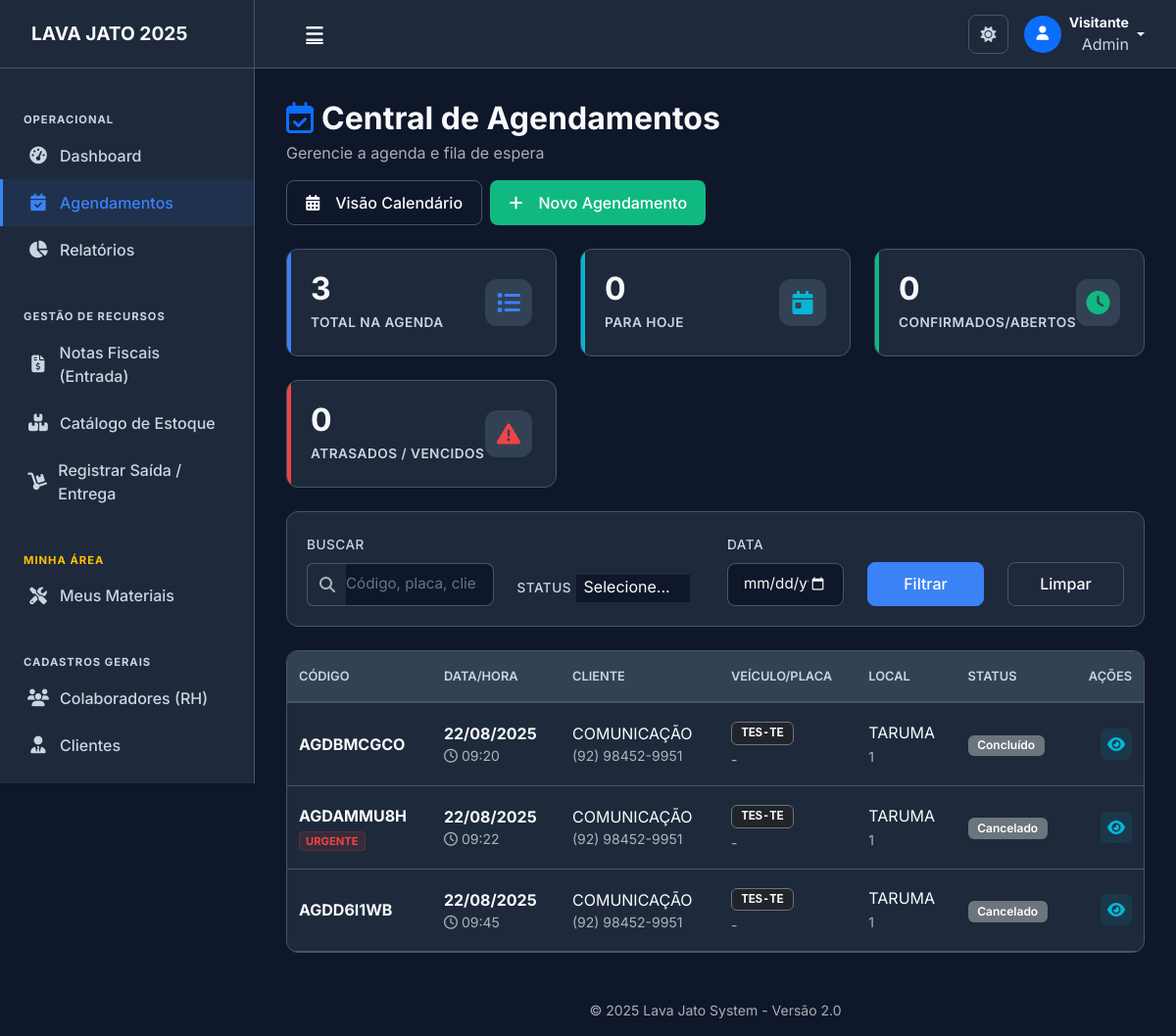
The app's page /agendamentos/, older data.
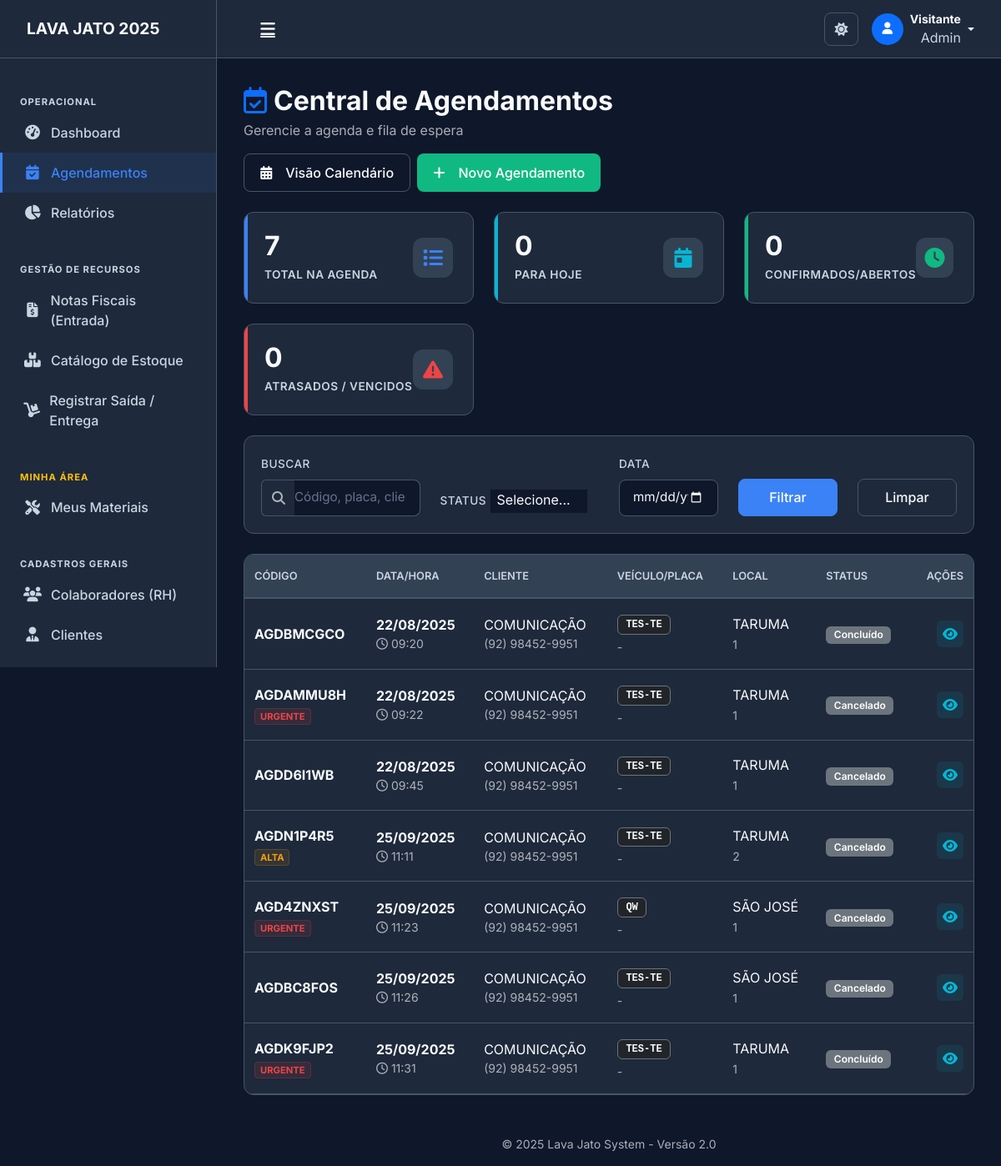
The same page, newer data.
### lavagens/agendamento_models.py (models this page shows, shortened)
class Agendamento(models.Model):
    STATUS_CHOICES = [
        ("AGENDADO", "Agendado"),
        ("CONFIRMADO", "Confirmado"),
        ("EM_ANDAMENTO", "Em Andamento"),
        ("CONCLUIDO", "Concluído"),
        ("CANCELADO", "Cancelado"),
        ("NAO_COMPARECEU", "Não Compareceu"),
    ]
    PRIORIDADE_CHOICES = [
        ("BAIXA", "Baixa"),
        ("NORMAL", "Normal"),
        ("ALTA", "Alta"),
        ("URGENTE", "Urgente"),
    ]
    codigo = models.CharField("Código", max_length=20, unique=True)
    cliente = models.ForeignKey(
        Cliente,
        on_delete=models.PROTECT,
        related_name="agendamentos",
        help_text="Cliente que solicitou o agendamento"
    )
    veiculo = models.ForeignKey(
        Veiculo,
        on_delete=models.PROTECT,
        related_name="agendamentos",
        null=True,
        blank=True,
        help_text="Veículo a ser lavado (opcional se apenas placa)"
    )
    base = models.ForeignKey(
        'lavagens.Base',
        on_delete=models.PROTECT,
        related_name="agendamentos" # Nome da relação pode ser simples
    )
    local = models.CharField("Local", max_length=100, blank=True)
    tipo_lavagem = models.ForeignKey(
        'lavagens.TipoLavagem',
        on_delete=models.PROTECT,
        related_name="agendamentos"
    )
    transporte_equipamento = models.ForeignKey(
        'lavagens.TransporteEquipamento',
        on_delete=models.PROTECT,
        related_name="agendamentos"
    )
    lavadores = models.ManyToManyField(
        Lavador,
        related_name="agendamentos",
        blank=True,  # blank=True permite que o agendamento seja salvo sem lavadores
        help_text="Lavadores designados (opcional)"
    )
    placa_veiculo = models.CharField("Placa do Veículo", max_length=10)
    data_agendamento = models.DateField("Data do Agendamento")
    hora_agendamento = models.TimeField("Hora do Agendamento")
    duracao_estimada = models.PositiveIntegerField(
        "Duração Estimada (minutos)",
        default=30,
        help_text="Tempo estimado para conclusão da lavagem"
    )
    status = models.CharField("Status", max_length=20, choices=STATUS_CHOICES, default="AGENDADO")
    prioridade = models.CharField("Prioridade", max_length=10, choices=PRIORIDADE_CHOICES, default="NORMAL")
    valor_estimado = models.DecimalField(
        "Valor Estimado",
        max_digits=10,
        decimal_places=2,
        help_text="Valor estimado da lavagem",
        null=True, blank=True
    )
    desconto_agendamento = models.DecimalField(
        "Desconto por Agendamento",
        max_digits=10,
        decimal_places=2,
        default=0,
        help_text="Desconto especial por agendar"
    )
    telefone_contato = models.CharField(
        "Telefone de Contato",
        max_length=20,
        blank=True,
        help_text="Telefone para confirmação do agendamento"
    )
    email_contato = models.EmailField(
        "Email de Contato",
        blank=True,
        help_text="Email para envio de confirmações"
    )
    observacoes = models.TextField("Observações", blank=True)
    observacoes_internas = models.TextField(
        "Observações Internas",
        blank=True,
        help_text="Observações visíveis apenas para funcionários"
    )
    confirmado_em = models.DateTimeField("Confirmado em", null=True, blank=True)
    confirmado_por = models.CharField("Confirmado por", max_length=100, blank=True)
    cancelado_em = models.DateTimeField("Cancelado em", null=True, blank=True)
    motivo_cancelamento = models.TextField("Motivo do Cancelamento", blank=True)
    lavagem = models.OneToOneField(
        "Lavagem",
        on_delete=models.SET_NULL,
        null=True,
        blank=True,
        related_name="agendamento_origem",
        help_text="Lavagem criada a partir deste agendamento"
    )
    class Meta:
        verbose_name = "Agendamento"
        verbose_name_plural = "Agendamentos"
        ordering = ["data_agendamento", "hora_agendamento"]
        unique_together = [
            ["data_agendamento", "hora_agendamento", "local"]
        ]
    @property
    def data_hora_agendamento(self):
        if self.data_agendamento and self.hora_agendamento:
            naive_datetime = datetime.combine(self.data_agendamento, self.hora_agendamento)
            return timezone.make_aware(naive_datetime)
        return None
    @property
    def esta_vencido(self):
        if self.data_hora_agendamento:
            return timezone.now() > self.data_hora_agendamento
        return False
    @property
    def pode_ser_cancelado(self):
        return self.status in ["AGENDADO", "CONFIRMADO"]
    @property
    def pode_iniciar_lavagem(self):
        return self.status in ["AGENDADO", "CONFIRMADO"] and not self.esta_vencido

### clientes/models.py (models this page shows, shortened)
class Cliente(models.Model):
    nome = models.CharField('Nome', max_length=200)
    telefone = models.CharField('Telefone', max_length=20, blank=True)
    email = models.EmailField('E-mail', blank=True)
    observacoes = models.TextField('Observações', blank=True)
    ativo = models.BooleanField('Ativo', default=True)
    class Meta:
        verbose_name = 'Cliente'
        verbose_name_plural = 'Clientes'
        ordering = ['nome']

### lavagens/models.py (models this page shows, shortened)
class Base(models.Model):
    nome = models.CharField(max_length=100, unique=True)
    class Meta:
        verbose_name = "Base"
        verbose_name_plural = "Bases"

### lavagens/agendamento_views.py (the view, shortened to what this page needs)
# urls.py: path('agendamentos/', agendamento_views.agendamentos_dashboard, name='agendamentos_dashboard'),
def agendamentos_dashboard(request):
    status_filter = request.GET.get("status", "")
    data_filter = request.GET.get("data", "")
    busca = request.GET.get("busca", "")
    agendamentos = Agendamento.objects.select_related(
        "cliente", "veiculo", "base", "tipo_lavagem" # Mantém os outros select_related
    ).prefetch_related(
        "lavadores"  # ### CORREÇÃO AQUI ###
    ).all()
    if status_filter:
        agendamentos = agendamentos.filter(status=status_filter)
    if data_filter:
        try:
            data_obj = datetime.strptime(data_filter, "%Y-%m-%d").date()
            agendamentos = agendamentos.filter(data_agendamento=data_obj)
        except ValueError:
            pass
    agendamentos = agendamentos.order_by("data_agendamento", "hora_agendamento")
    paginator = Paginator(agendamentos, 20)
    page_number = request.GET.get("page")
    page_obj = paginator.get_page(page_number)
    hoje = timezone.now().date()
    stats = {
        "total": Agendamento.objects.count(),
        "hoje": Agendamento.objects.filter(data_agendamento=hoje).count(),
        "agendados": Agendamento.objects.filter(status="AGENDADO").count(),
        "confirmados": Agendamento.objects.filter(status="CONFIRMADO").count(),
        "vencidos": Agendamento.objects.filter(
            data_agendamento__lt=hoje,
            status__in=["AGENDADO", "CONFIRMADO"]
        ).count()
    }
    status_choices = Agendamento.STATUS_CHOICES
    context = {
        "page_obj": page_obj,
        "stats": stats,
        "status_choices": status_choices,
        "filtros": {
            "status": status_filter,
            "data": data_filter,
            "busca": busca
        }
    }
    return render(request, "lavagens/agendamentos_dashboard.html", context)

### templates/lavagens/agendamentos_dashboard.html (shortened to what this page needs)
{% extends 'base/base.html' %}
{% load static %}
{% block extra_css %}
    <link rel="stylesheet" href="{% static 'css/base.css' %}">
    <link rel="stylesheet" href="{% static 'css/components.css' %}">
    <link rel="stylesheet" href="{% static 'css/agendamentos.css' %}">
{% endblock %}
{% block content %}
<div class="agendamentos-container fade-in">
    <div class="d-flex justify-content-between align-items-center flex-wrap gap-3">
        <div>
            <h2 class="mb-1 fw-bold" style="color: var(--text-light);">
                <i class="far fa-calendar-check me-2 text-primary"></i>Central de Agendamentos
            </h2>
            <p class="text-muted mb-0">Gerencie a agenda e fila de espera</p>
        </div>
        <div class="d-flex gap-2">
            <a href="{% url 'calendario_agendamentos' %}" class="btn btn-outline-secondary">
                <i class="fas fa-calendar-alt me-2"></i>Visão Calendário
            </a>
            <a href="{% url 'novo_agendamento' %}" class="btn btn-success-custom">
                <i class="fas fa-plus me-2"></i>Novo Agendamento
            </a>
        </div>
    </div>
    <div class="stats-grid">
        <div class="stat-card stat-primary">
            <div class="stat-content">
                <h3>{{ stats.total }}</h3>
                <p>Total na Agenda</p>
            </div>
            <div class="stat-icon">
                <i class="fas fa-list"></i>
            </div>
        </div>
        <div class="stat-card stat-info">
            <div class="stat-content">
                <h3>{{ stats.hoje }}</h3>
                <p>Para Hoje</p>
            </div>
            <div class="stat-icon">
                <i class="fas fa-calendar-day"></i>
            </div>
        </div>
        <div class="stat-card stat-success">
            <div class="stat-content">
                <h3>{{ stats.agendados }}</h3>
                <p>Confirmados/Abertos</p>
            </div>
            <div class="stat-icon">
                <i class="fas fa-clock"></i>
            </div>
        </div>
        <div class="stat-card stat-danger">
            <div class="stat-content">
                <h3>{{ stats.vencidos }}</h3>
                <p>Atrasados / Vencidos</p>
            </div>
            <div class="stat-icon">
                <i class="fas fa-exclamation-triangle"></i>
            </div>
        </div>
    </div>
    <div class="filter-card">
        <form method="GET" class="row g-3 align-items-end">
            <div class="col-md-3">
                <label class="form-label">Buscar</label>
                <div class="input-group">
                    <span class="input-group-text bg-transparent border-end-0 text-muted" style="border-color: var(--border-color);">
                        <i class="fas fa-search"></i>
                    </span>
                    <input type="text" name="busca" class="form-control border-start-0 ps-0"
                           placeholder="Código, placa, cliente..." value="{{ filtros.busca }}">
                </div>
            </div>
            <div class="col-md-3">
                <label class="form-label">Status</label>
            </div>
            <div class="col-md-2">
                <label class="form-label">Data</label>
                <input type="date" name="data" class="form-control" value="{{ filtros.data }}" onchange="this.form.submit()">
            </div>
            <div class="col-md-2">
                <button type="submit" class="btn btn-primary w-100">Filtrar</button>
            </div>
            <div class="col-md-2">
                <a href="{% url 'agendamentos_dashboard' %}" class="btn btn-outline-secondary w-100">Limpar</a>
            </div>
        </form>
    </div>
    <div class="table-card">
        <div class="table-responsive">
            <table class="table table-hover mb-0 align-middle">
                <thead class="table-dark">
                    <tr>
                        <th>Código</th>
                        <th>Data/Hora</th>
                        <th>Cliente</th>
                        <th>Veículo/Placa</th>
                        <th>Local</th>
                        <th>Status</th>
                        <th class="text-end">Ações</th>
                    </tr>
                </thead>
                <tbody>
                    {% for agendamento in page_obj %}
                        <tr {% if agendamento.esta_vencido and agendamento.status in 'AGENDADO,CONFIRMADO' %}style="background-color: rgba(239, 68, 68, 0.05);"{% endif %}>
                            <td>
                                <div class="fw-bold">{{ agendamento.codigo }}</div>
                                {% if agendamento.prioridade == 'ALTA' %}
                                    <span class="priority-badge priority-alta">Alta</span>
                                {% elif agendamento.prioridade == 'URGENTE' %}
                                    <span class="priority-badge priority-urgente">Urgente</span>
                                {% endif %}
                            </td>
                            <td>
                                <div class="fw-bold">{{ agendamento.data_agendamento|date:"d/m/Y" }}</div>
                                <div class="text-muted small">
                                    <i class="far fa-clock me-1"></i>{{ agendamento.hora_agendamento|time:"H:i" }}
                                </div>
                            </td>
                            <td>
                                <div class="text-truncate" style="max-width: 150px;">
                                    {{ agendamento.cliente.nome|default:"Não informado" }}
                                </div>
                                {% if agendamento.telefone_contato %}
                                    <div class="text-muted small">{{ agendamento.telefone_contato }}</div>
                                {% endif %}
                            </td>
                            <td>
                                <div class="badge bg-dark border border-secondary text-light font-monospace">
                                    {{ agendamento.placa_veiculo }}
                                </div>
                                <div class="small text-muted mt-1">{{ agendamento.veiculo.modelo|default:"-" }}</div>
                            </td>
                            <td>
                                <div>{{ agendamento.base.nome }}</div>
                                <small class="text-muted">{{ agendamento.local|default:"-" }}</small>
                            </td>
                            <td>
                                {% if agendamento.status == 'AGENDADO' %}
                                    <span class="status-badge-modern status-agendado">
                                        <span class="status-dot"></span> Agendado
                                    </span>
                                {% elif agendamento.status == 'CONFIRMADO' %}
                                    <span class="status-badge-modern status-confirmado">
                                        <span class="status-dot"></span> Confirmado
                                    </span>
                                {% elif agendamento.status == 'EM_ANDAMENTO' %}
                                    <span class="badge bg-warning text-dark">
                                        <i class="fas fa-spinner fa-spin me-1"></i> Em Andamento
                                    </span>
                                {% else %}
                                    <span class="badge bg-secondary">{{ agendamento.get_status_display }}</span>
                                {% endif %}
                            </td>
                            <td class="text-end">
                                <a href="{% url 'detalhes_agendamento' agendamento.id %}" class="btn-icon btn-view" title="Ver Detalhes">
                                    <i class="fas fa-eye"></i>
                                </a>
                            </td>
                        </tr>
                    {% endfor %}
                </tbody>
            </table>
        </div>
    </div>
</div>
{% endblock %}

Row changes from the older to the newer data that the page shows:
added Agendamento: codigo "AGDN1P4R5", prioridade "ALTA", data_agendamento "25/09/2025", hora_agendamento "11:11", cliente.nome "COMUNICAÇÃO", telefone_contato "(92) 98452-9951", placa_veiculo "TES-TE", veiculo.modelo "-", base.nome "TARUMA", local "2", status "Cancelado"
added Agendamento: codigo "AGD4ZNXST", prioridade "URGENTE", data_agendamento "25/09/2025", hora_agendamento "11:23", cliente.nome "COMUNICAÇÃO", telefone_contato "(92) 98452-9951", placa_veiculo "QW", veiculo.modelo "-", base.nome "SÃO JOSÉ", local "1", status "Cancelado"
added Agendamento: codigo "AGDBC8FOS", data_agendamento "25/09/2025", hora_agendamento "11:26", cliente.nome "COMUNICAÇÃO", telefone_contato "(92) 98452-9951", placa_veiculo "TES-TE", veiculo.modelo "-", base.nome "SÃO JOSÉ", local "1", status "Cancelado"
added Agendamento: codigo "AGDK9FJP2", prioridade "URGENTE", data_agendamento "25/09/2025", hora_agendamento "11:31", cliente.nome "COMUNICAÇÃO", telefone_contato "(92) 98452-9951", placa_veiculo "TES-TE", veiculo.modelo "-", base.nome "TARUMA", local "1", status "Concluído"
Text that changed along with them:
{{ stats.total }}: "3" → "7"
